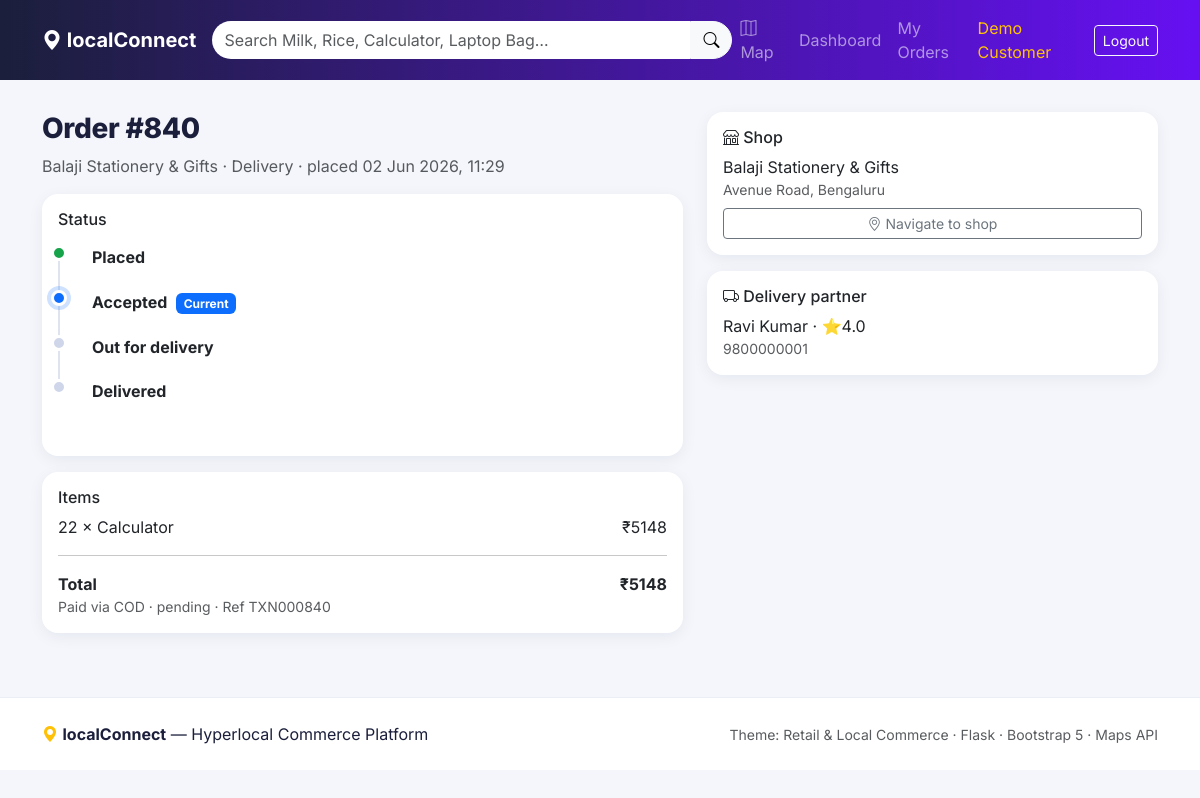
/track/840 (signed in), run on the app's committed database.
### models.py (models this page shows, shortened)
class User(UserMixin, db.Model):
    __tablename__ = "users"
    id = db.Column(db.Integer, primary_key=True)
    name = db.Column(db.String(120), nullable=False)
    email = db.Column(db.String(120), unique=True, nullable=False, index=True)
    phone = db.Column(db.String(20))
    password_hash = db.Column(db.String(255), nullable=False)
    role = db.Column(db.String(20), nullable=False, default="customer")
    lat = db.Column(db.Float)
    lng = db.Column(db.Float)
    created_at = db.Column(db.DateTime, default=_now)
    shops = db.relationship("Shop", backref="owner", lazy=True)
    orders = db.relationship("Order", backref="customer", lazy=True)
    reviews = db.relationship("Review", backref="customer", lazy=True)

class Order(db.Model):
    __tablename__ = "orders"
    id = db.Column(db.Integer, primary_key=True)
    customer_id = db.Column(db.Integer, db.ForeignKey("users.id"))
    shop_id = db.Column(db.Integer, db.ForeignKey("shops.id"))
    order_type = db.Column(db.String(20), default="reserve")
    status = db.Column(db.String(30), default="placed")
    total = db.Column(db.Float, default=0)
    address = db.Column(db.String(255))
    created_at = db.Column(db.DateTime, default=_now)
    items = db.relationship("OrderItem", backref="order", lazy=True,
                            cascade="all, delete-orphan")
    payment = db.relationship("Payment", backref="order", uselist=False,
                              cascade="all, delete-orphan")
    delivery_partner_id = db.Column(db.Integer,
                                    db.ForeignKey("delivery_partners.id"))

class Shop(db.Model):
    __tablename__ = "shops"
    id = db.Column(db.Integer, primary_key=True)
    owner_id = db.Column(db.Integer, db.ForeignKey("users.id"))
    name = db.Column(db.String(150), nullable=False, index=True)
    owner_name = db.Column(db.String(120))
    mobile = db.Column(db.String(20))
    address = db.Column(db.String(255))
    lat = db.Column(db.Float, nullable=False)
    lng = db.Column(db.Float, nullable=False)
    category = db.Column(db.String(50), index=True)
    delivery_available = db.Column(db.Boolean, default=False)
    delivery_radius = db.Column(db.Float, default=3.0)  # km
    rating = db.Column(db.Float, default=4.0)
    parking = db.Column(db.Boolean, default=False)
    image = db.Column(db.String(255))
    verified = db.Column(db.Boolean, default=False)
    created_at = db.Column(db.DateTime, default=_now)
    inventory = db.relationship("Inventory", backref="shop", lazy=True,
                                cascade="all, delete-orphan")
    orders = db.relationship("Order", backref="shop", lazy=True)
    reviews = db.relationship("Review", backref="shop", lazy=True)

class OrderItem(db.Model):
    __tablename__ = "order_items"
    id = db.Column(db.Integer, primary_key=True)
    order_id = db.Column(db.Integer, db.ForeignKey("orders.id"), nullable=False)
    inventory_id = db.Column(db.Integer, db.ForeignKey("inventory.id"))
    product_name = db.Column(db.String(150))
    qty = db.Column(db.Integer, default=1)
    price = db.Column(db.Float)

class Payment(db.Model):
    __tablename__ = "payments"
    id = db.Column(db.Integer, primary_key=True)
    order_id = db.Column(db.Integer, db.ForeignKey("orders.id"), nullable=False)
    method = db.Column(db.String(20))
    amount = db.Column(db.Float)
    status = db.Column(db.String(20), default="pending")  # pending | paid
    txn_ref = db.Column(db.String(60))
    created_at = db.Column(db.DateTime, default=_now)

class DeliveryPartner(db.Model):
    __tablename__ = "delivery_partners"
    id = db.Column(db.Integer, primary_key=True)
    name = db.Column(db.String(120))
    phone = db.Column(db.String(20))
    lat = db.Column(db.Float)
    lng = db.Column(db.Float)
    available = db.Column(db.Boolean, default=True)
    rating = db.Column(db.Float, default=4.5)
    orders = db.relationship("Order", backref="delivery_partner", lazy=True)

### app.py (the view)
@app.route("/track/<int:order_id>")
@role_required("customer", "admin")
def track_order(order_id):
    order = db.session.get(Order, order_id) or abort(404)
    if current_user.role == "customer" and order.customer_id != current_user.id:
        abort(403)
    flow = (["placed", "accepted", "out_for_delivery", "delivered"]
            if order.order_type == "delivery"
            else ["placed", "accepted", "collected"])
    return render_template("customer/track.html", order=order, flow=flow)

### app.py (called while the page is built)
@login_manager.user_loader
def load_user(user_id):
    return db.session.get(User, int(user_id))

@app.context_processor
def inject_globals():
    return {
        "maps_key": app.config["GOOGLE_MAPS_API_KEY"],
        "categories": ["Clothing", "Hardware", "Electronics", "Grocery",
                       "Footwear", "Stationery", "Sports", "Home Decor"],
    }

def role_required(*roles):
    def decorator(fn):
        @wraps(fn)
        @login_required
        def wrapper(*args, **kwargs):
            if current_user.role not in roles:
                abort(403)
            return fn(*args, **kwargs)
        return wrapper
    return decorator

### hyperlocal-commerce/templates/customer/track.html (shortened to what this page needs)
{% extends "base.html" %}
{% block content %}
<div class="row g-4">
  <div class="col-lg-7">
    <h3 class="section-title">Order #{{ order.id }}</h3>
    <p class="text-muted">{{ order.shop.name }} · {{ order.order_type|capitalize }} ·
      placed {{ order.created_at.strftime('%d %b %Y, %H:%M') }}</p>
    <div class="card p-3 mb-3">
      <h6 class="mb-3">Status</h6>
      {% set rank = {'placed':0,'accepted':1,'out_for_delivery':2,'rejected':1,'delivered':3,'collected':2} %}
      <ul class="timeline">
        {% for stage in flow %}
        {% set done = rank.get(order.status,0) > loop.index0 %}
        {% set active = rank.get(order.status,0) == loop.index0 %}
        <li class="{{ 'done' if done }}{{ 'active' if active }}">
          <span class="dot"></span>
          <strong>{{ stage.replace('_',' ')|capitalize }}</strong>
          {% if active %}<span class="badge text-bg-primary ms-1">Current</span>{% endif %}
        </li>
        {% endfor %}
      </ul>
    </div>
    <div class="card p-3">
      <h6>Items</h6>
      {% for it in order.items %}
        <div class="d-flex justify-content-between"><span>{{ it.qty }} × {{ it.product_name }}</span><span>₹{{ (it.price*it.qty)|int }}</span></div>
      {% endfor %}
      <hr><div class="d-flex justify-content-between fw-bold"><span>Total</span><span>₹{{ order.total|int }}</span></div>
      {% if order.payment %}<small class="text-muted">Paid via {{ order.payment.method|upper }} · {{ order.payment.status }} · Ref {{ order.payment.txn_ref }}</small>{% endif %}
    </div>
  </div>
  <div class="col-lg-5">
    <div class="card p-3">
      <h6><i class="bi bi-shop"></i> Shop</h6>
      <div>{{ order.shop.name }}</div>
      <small class="text-muted">{{ order.shop.address }}</small>
      <a class="btn btn-sm btn-outline-secondary mt-2"
         href="https://www.google.com/maps/dir/?api=1&destination={{ order.shop.lat }},{{ order.shop.lng }}"
         target="_blank"><i class="bi bi-geo-alt"></i> Navigate to shop</a>
    </div>
    {% if order.delivery_partner %}
    <div class="card p-3 mt-3">
      <h6><i class="bi bi-truck"></i> Delivery partner</h6>
      <div>{{ order.delivery_partner.name }} · ⭐{{ order.delivery_partner.rating }}</div>
      <small class="text-muted">{{ order.delivery_partner.phone }}</small>
    </div>
    {% endif %}
  </div>
</div>
{% endblock %}

### hyperlocal-commerce/templates/base.html (shortened to what this page needs)
<!doctype html>
<html lang="en">
<head>
  <link href="https://cdn.jsdelivr.net/npm/bootstrap@5.3.3/dist/css/bootstrap.min.css" rel="stylesheet">
  <link href="https://cdn.jsdelivr.net/npm/bootstrap-icons@1.11.3/font/bootstrap-icons.min.css" rel="stylesheet">
  <link rel="stylesheet" href="{{ url_for('static', filename='css/style.css') }}">
</head>
<body>
<nav class="navbar navbar-expand-lg navbar-dark sticky-top brand-nav">
  <div class="container">
    <a class="navbar-brand fw-bold" href="{{ url_for('index') }}">
      <i class="bi bi-geo-alt-fill"></i> localConnect
    </a>
    <div class="collapse navbar-collapse" id="nav">
      <form class="d-flex mx-auto my-2 my-lg-0 search-bar" action="{{ url_for('search') }}" method="get">
        <input class="form-control" type="search" name="q" placeholder="Search Milk, Rice, Calculator, Laptop Bag…"
               value="{{ request.args.get('q','') }}">
        <button class="btn btn-light"><i class="bi bi-search"></i></button>
      </form>
      <ul class="navbar-nav ms-auto align-items-lg-center">
        <li class="nav-item"><a class="nav-link" href="{{ url_for('map_view') }}"><i class="bi bi-map"></i> Map</a></li>
        {% if current_user.is_authenticated %}
          {% if current_user.role == 'customer' %}
            <li class="nav-item"><a class="nav-link" href="{{ url_for('customer_dashboard') }}">Dashboard</a></li>
            <li class="nav-item"><a class="nav-link" href="{{ url_for('my_orders') }}">My Orders</a></li>
          {% elif current_user.role == 'owner' %}
            <li class="nav-item"><a class="nav-link" href="{{ url_for('shop_dashboard') }}">My Shop</a></li>
            <li class="nav-item"><a class="nav-link" href="{{ url_for('shop_analytics') }}"><i class="bi bi-graph-up"></i> Analytics</a></li>
          {% elif current_user.role == 'admin' %}
            <li class="nav-item"><a class="nav-link" href="{{ url_for('admin_dashboard') }}">Admin</a></li>
            <li class="nav-item"><a class="nav-link" href="{{ url_for('admin_analytics') }}"><i class="bi bi-graph-up"></i> Analytics</a></li>
          {% endif %}
          <li class="nav-item"><span class="nav-link text-warning">{{ current_user.name }}</span></li>
          <li class="nav-item"><a class="btn btn-sm btn-outline-light ms-2" href="{{ url_for('logout') }}">Logout</a></li>
        {% else %}
          <li class="nav-item"><a class="nav-link" href="{{ url_for('login') }}">Login</a></li>
          <li class="nav-item"><a class="btn btn-sm btn-warning ms-2" href="{{ url_for('register') }}">Sign up</a></li>
        {% endif %}
      </ul>
    </div>
  </div>
</nav>
<main class="container py-3">{% block content %}{% endblock %}</main>
<footer class="footer mt-5 py-4">
  <div class="container d-flex flex-wrap justify-content-between align-items-center">
    <span><i class="bi bi-geo-alt-fill text-warning"></i> <strong>localConnect</strong> — Hyperlocal Commerce Platform</span>
    <span class="text-muted small">Theme: Retail &amp; Local Commerce · Flask · Bootstrap 5 · Maps API</span>
  </div>
</footer>
</body>
</html>

### hyperlocal-commerce/static/css/style.css (style rules this page uses)
:root { --brand:#0d6efd; --brand-2:#6610f2; --accent:#ffc107; --ink:#1b1f3b; --soft:#f4f6fb; }
body { background:var(--soft); color:var(--ink); font-family:"Inter",system-ui,-apple-system,"Segoe UI",Roboto,sans-serif; -webkit-font-smoothing:antialiased; }
.card,.result-card,.shop-card { animation:lc-fade .45s ease both; }
.brand-nav { background:linear-gradient(90deg,var(--ink),var(--brand-2)); }
.search-bar { min-width:min(520px,80%); }
.search-bar .form-control { border-radius:30px 0 0 30px;border:none; }
.search-bar .btn { border-radius:0 30px 30px 0; }
.card { border:none;border-radius:16px;box-shadow:0 4px 16px rgba(20,20,60,.06); }
.timeline { list-style:none;padding-left:0; }
.timeline li { position:relative;padding:0 0 1.3rem 2rem;border-left:2px solid #dfe3f0; }
.timeline li:last-child { border-left:2px solid transparent; }
.timeline li .dot { position:absolute;left:-9px;top:0;width:16px;height:16px;border-radius:50%; background:#cfd6ea;border:3px solid #fff; }
.timeline li.done .dot { background:#16a34a; }
.timeline li.active .dot { background:var(--brand);box-shadow:0 0 0 4px rgba(13,110,253,.2); }
.section-title { font-weight:800;letter-spacing:-.3px; }
.footer { background:#fff;border-top:1px solid #eceef5; }

### data on the page
User: name "Demo Customer"
Order: id "840", order_type "Delivery", created_at "02 Jun 2026, 11:29", status "accepted" (drawn), total "5148"
Shop: shop.name "Balaji Stationery & Gifts", shop.address "Avenue Road, Bengaluru"
OrderItem: qty "22", product_name "Calculator", (it.price*it.qty)|int "5148"
Payment: payment.method "COD", payment.status "pending", payment.txn_ref "TXN000840"
DeliveryPartner: delivery_partner.name "Ravi Kumar", delivery_partner.rating "4.0", delivery_partner.phone "9800000001"

### other printed values
{{ stage.replace('_',' ')|capitalize }} "Placed" "Accepted" "Out for delivery" "Delivered"
